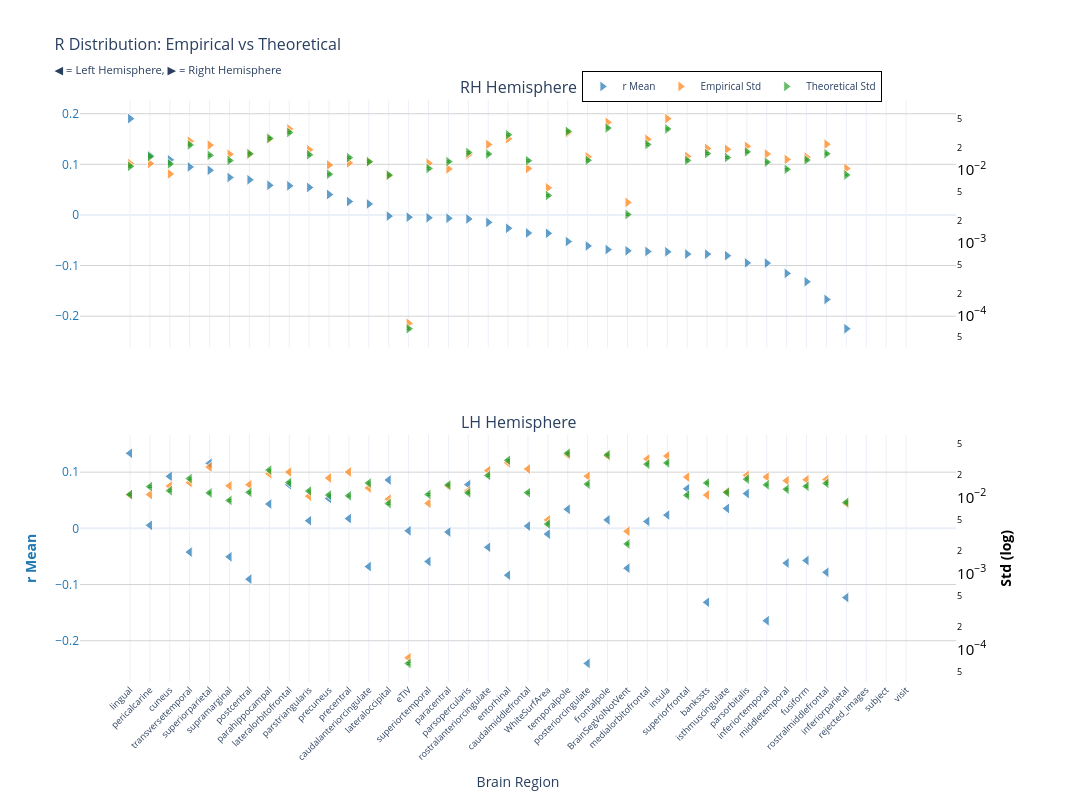
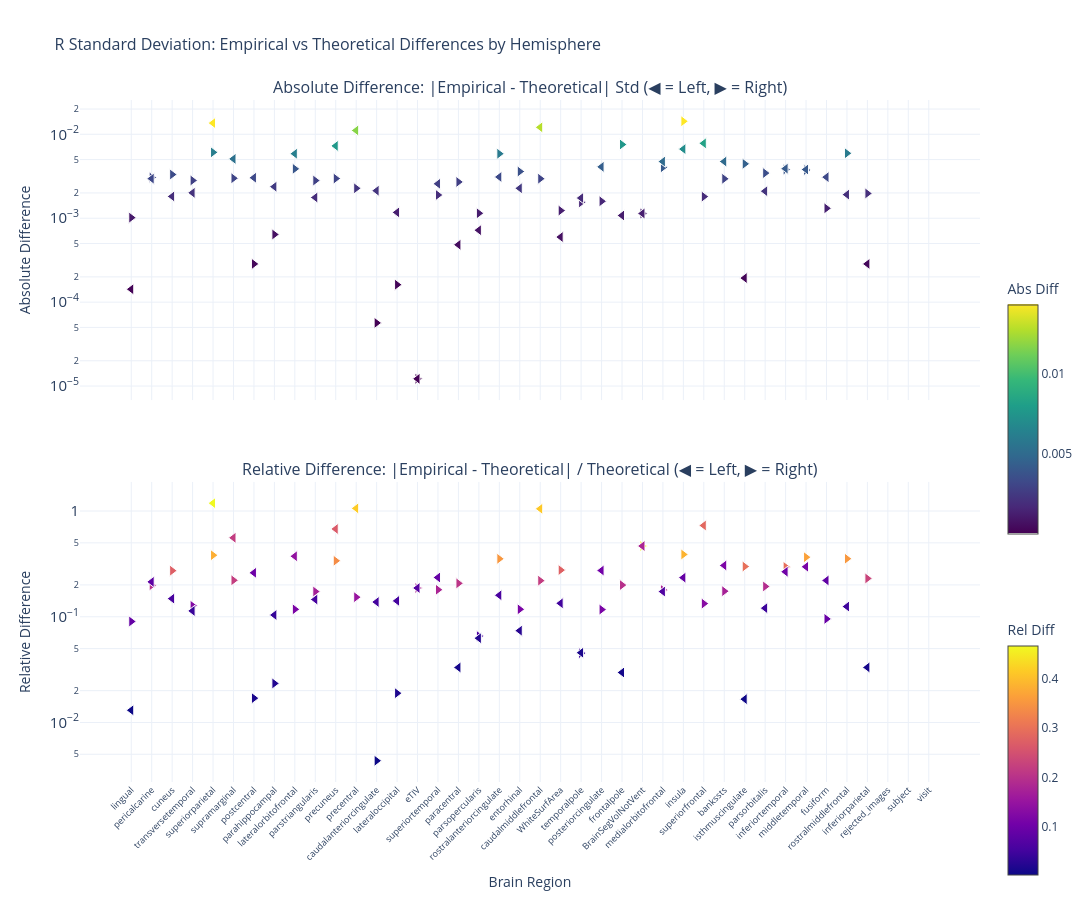

Write notebook code for charts like these, in order.
### Markdown cell above
### F-statistic

### Code cell
nu_nav = df_npvr[(df_npvr["timepoint"] == "baseline") & (df_npvr["group"] == "HC-PD")]
data_path = stats_dir / f"partial_correlation_baseline_{METRIC}.parquet"
df, stats = get_test_stats(
    data_path,
    stat_functions_F,
    nu_nav,
    hemisphere=True,
    study="baseline",
    raw_values=True,
)
show_figure(stats, hemisphere=True, stat_name="r", study="baseline", metric=METRIC)

### Figure 1 — Plotly figure (JSON) as saved in the notebook; plotly's stock layout.template omitted (floating-point values rounded to 4 significant figures)
{"data": [{"hovertemplate": "<b>%{x}</b><br>Mean r: %{y:.2f}<br><extra></extra>", "legendgroup": "mean", "marker": {"color": "#1f77b4", "line": {"color": "white", "width": 1}, "opacity": 0.7, "size": 10, "symbol": "triangle-right"}, "mode": "markers", "name": "r Mean", "showlegend": true, "type": "scatter", "x": ["lingual", "pericalcarine", "cuneus", "transversetemporal", "superiorparietal", "supramarginal", "postcentral", "parahippocampal", "lateralorbitofrontal", "parstriangularis", "precuneus", "precentral", "caudalanteriorcingulate", "lateraloccipital", "eTIV", "superiortemporal", "paracentral", "parsopercularis", "rostralanteriorcingulate", "entorhinal", "caudalmiddlefrontal", "WhiteSurfArea", "temporalpole", "posteriorcingulate", "frontalpole", "BrainSegVolNotVent", "medialorbitofrontal", "insula", "superiorfrontal", "bankssts", "isthmuscingulate", "parsorbitalis", "inferiortemporal", "middletemporal", "fusiform", "rostralmiddlefrontal", "inferiorparietal", "rejected_images", "subject", "visit"], "xaxis": "x", "y": [0.1904, 0.1175, 0.1089, 0.09487, 0.08828, 0.07405, 0.06952, 0.05856, 0.0576, 0.05434, 0.04032, 0.02655, 0.02174, -0.002281, -0.004403, -0.005586, -0.00656, -0.007861, -0.01466, -0.02632, -0.03566, -0.03634, -0.05253, -0.06123, -0.06848, -0.07087, -0.07219, -0.07288, -0.07733, -0.07739, -0.08053, -0.09473, -0.09518, -0.1155, -0.132, -0.1669, -0.2248, NaN, NaN, NaN], "yaxis": "y"}, {"hovertemplate": "<b>%{x}</b><br>Empirical Std: %{y:.3f}<br><extra></extra>", "legendgroup": "empirical", "marker": {"color": "#ff7f0e", "line": {"color": "white", "width": 1}, "opacity": 0.7, "size": 10, "symbol": "triangle-right"}, "mode": "markers", "name": "Empirical Std", "showlegend": true, "type": "scatter", "x": ["lingual", "pericalcarine", "cuneus", "transversetemporal", "superiorparietal", "supramarginal", "postcentral", "parahippocampal", "lateralorbitofrontal", "parstriangularis", "precuneus", "precentral", "caudalanteriorcingulate", "lateraloccipital", "eTIV", "superiortemporal", "paracentral", "parsopercularis", "rostralanteriorcingulate", "entorhinal", "caudalmiddlefrontal", "WhiteSurfArea", "temporalpole", "posteriorcingulate", "frontalpole", "BrainSegVolNotVent", "medialorbitofrontal", "insula", "superiorfrontal", "bankssts", "isthmuscingulate", "parsorbitalis", "inferiortemporal", "middletemporal", "fusiform", "rostralmiddlefrontal", "inferiorparietal", "rejected_images", "subject", "visit"], "xaxis": "x", "y": [0.01229, 0.01231, 0.008846, 0.02501, 0.02205, 0.01653, 0.01652, 0.02672, 0.03686, 0.01905, 0.01174, 0.01256, 0.01307, 0.008364, 7.738e-05, 0.0124, 0.01037, 0.01631, 0.02249, 0.02704, 0.01052, 0.005695, 0.0326, 0.01521, 0.04549, 0.00358, 0.02654, 0.05116, 0.0154, 0.01985, 0.01933, 0.02128, 0.01667, 0.014, 0.01506, 0.02273, 0.01054, NaN, NaN, NaN], "yaxis": "y2"}, {"error_y": {"array": [0.0003158, 0.0004304, 0.0003408, 0.0006217, 0.0004471, 0.0003792, 0.0004709, 0.0007665, 0.0009241, 0.000455, 0.0002458, 0.0004157, 0.0003647, 0.0002389, 1.827e-06, 0.0002944, 0.0003663, 0.000489, 0.0004656, 0.0008586, 0.0003775, 0.000125, 0.0009566, 0.0003815, 0.001063, 6.84e-05, 0.0006306, 0.001032, 0.0003807, 0.0004734, 0.0004171, 0.0004994, 0.0003604, 0.0002873, 0.0003853, 0.0004705, 0.0002401, NaN, NaN, NaN], "arrayminus": [0.000307, 0.0004184, 0.0003314, 0.0006044, 0.0004347, 0.0003687, 0.0004578, 0.0007452, 0.0008985, 0.0004424, 0.000239, 0.0004042, 0.0003546, 0.0002322, 1.776e-06, 0.0002862, 0.0003562, 0.0004754, 0.0004527, 0.0008348, 0.000367, 0.0001216, 0.0009301, 0.0003709, 0.001033, 6.65e-05, 0.0006131, 0.001004, 0.0003702, 0.0004603, 0.0004055, 0.0004856, 0.0003504, 0.0002793, 0.0003746, 0.0004575, 0.0002334, NaN, NaN, NaN], "color": "#2ca02c", "thickness": 1, "type": "data", "visible": true, "width": 2}, "hovertemplate": "<b>%{x}</b><br>Theoretical Std: %{y:.3f}<br><extra></extra>", "legendgroup": "theoretical", "marker": {"color": "#2ca02c", "line": {"color": "white", "width": 1}, "opacity": 0.7, "size": 10, "symbol": "triangle-right"}, "mode": "markers", "name": "Theoretical Std", "showlegend": true, "type": "scatter", "x": ["lingual", "pericalcarine", "cuneus", "transversetemporal", "superiorparietal", "supramarginal", "postcentral", "parahippocampal", "lateralorbitofrontal", "parstriangularis", "precuneus", "precentral", "caudalanteriorcingulate", "lateraloccipital", "eTIV", "superiortemporal", "paracentral", "parsopercularis", "rostralanteriorcingulate", "entorhinal", "caudalmiddlefrontal", "WhiteSurfArea", "temporalpole", "posteriorcingulate", "frontalpole", "BrainSegVolNotVent", "medialorbitofrontal", "insula", "superiorfrontal", "bankssts", "isthmuscingulate", "parsorbitalis", "inferiortemporal", "middletemporal", "fusiform", "rostralmiddlefrontal", "inferiorparietal", "rejected_images", "subject", "visit"], "xaxis": "x", "y": [0.01127, 0.01536, 0.01216, 0.02219, 0.01596, 0.01353, 0.01681, 0.02736, 0.03298, 0.01624, 0.008773, 0.01484, 0.01302, 0.008526, 6.519e-05, 0.01051, 0.01308, 0.01745, 0.01662, 0.03065, 0.01347, 0.004462, 0.03414, 0.01362, 0.03793, 0.002441, 0.02251, 0.03685, 0.01359, 0.0169, 0.01489, 0.01783, 0.01286, 0.01025, 0.01375, 0.01679, 0.008569, NaN, NaN, NaN], "yaxis": "y2"}, {"hovertemplate": "<b>%{x}</b><br>Mean r: %{y:.2f}<br><extra></extra>", "legendgroup": "mean", "marker": {"color": "#1f77b4", "line": {"color": "white", "width": 1}, "opacity": 0.7, "size": 10, "symbol": "triangle-left"}, "mode": "markers", "name": "r Mean", "showlegend": false, "type": "scatter", "x": ["lingual", "superiorparietal", "cuneus", "lateraloccipital", "parsopercularis", "lateralorbitofrontal", "superiorfrontal", "parsorbitalis", "precuneus", "parahippocampal", "isthmuscingulate", "temporalpole", "insula", "precentral", "frontalpole", "parstriangularis", "medialorbitofrontal", "pericalcarine", "caudalmiddlefrontal", "eTIV", "paracentral", "WhiteSurfArea", "rostralanteriorcingulate", "transversetemporal", "supramarginal", "fusiform", "superiortemporal", "middletemporal", "caudalanteriorcingulate", "BrainSegVolNotVent", "rostralmiddlefrontal", "entorhinal", "postcentral", "inferiorparietal", "bankssts", "inferiortemporal", "posteriorcingulate", "rejected_images", "subject", "visit"], "xaxis": "x2", "y": [0.1336, 0.1157, 0.09253, 0.08607, 0.07794, 0.07748, 0.07052, 0.06194, 0.05326, 0.04332, 0.03544, 0.03388, 0.02363, 0.01738, 0.01508, 0.01365, 0.01237, 0.005412, 0.004052, -0.004403, -0.006578, -0.01019, -0.03366, -0.04224, -0.05063, -0.05721, -0.05897, -0.06179, -0.06798, -0.07087, -0.07819, -0.08327, -0.09036, -0.1231, -0.1315, -0.1644, -0.2403, NaN, NaN, NaN], "yaxis": "y3"}, {"hovertemplate": "<b>%{x}</b><br>Empirical Std: %{y:.3f}<br><extra></extra>", "legendgroup": "empirical", "marker": {"color": "#ff7f0e", "line": {"color": "white", "width": 1}, "opacity": 0.7, "size": 10, "symbol": "triangle-left"}, "mode": "markers", "name": "Empirical Std", "showlegend": false, "type": "scatter", "x": ["lingual", "superiorparietal", "cuneus", "lateraloccipital", "parsopercularis", "lateralorbitofrontal", "superiorfrontal", "parsorbitalis", "precuneus", "parahippocampal", "isthmuscingulate", "temporalpole", "insula", "precentral", "frontalpole", "parstriangularis", "medialorbitofrontal", "pericalcarine", "caudalmiddlefrontal", "eTIV", "paracentral", "WhiteSurfArea", "rostralanteriorcingulate", "transversetemporal", "supramarginal", "fusiform", "superiortemporal", "middletemporal", "caudalanteriorcingulate", "BrainSegVolNotVent", "rostralmiddlefrontal", "entorhinal", "postcentral", "inferiorparietal", "bankssts", "inferiortemporal", "posteriorcingulate", "rejected_images", "subject", "visit"], "xaxis": "x2", "y": [0.01078, 0.02507, 0.01408, 0.009482, 0.0122, 0.02158, 0.01851, 0.0195, 0.01802, 0.02049, 0.01184, 0.03638, 0.03511, 0.02161, 0.03521, 0.01036, 0.03208, 0.0109, 0.02365, 7.738e-05, 0.01408, 0.005046, 0.02253, 0.01567, 0.01422, 0.0171, 0.008365, 0.01663, 0.01331, 0.00358, 0.01722, 0.02853, 0.0147, 0.008314, 0.01076, 0.01854, 0.01904, NaN, NaN, NaN], "yaxis": "y4"}, {"error_y": {"array": [0.000306, 0.0003212, 0.0003434, 0.0002328, 0.0003217, 0.0004401, 0.0002998, 0.0004875, 0.0003011, 0.0006407, 0.0003262, 0.001068, 0.000797, 0.000294, 0.001017, 0.0003398, 0.0007662, 0.0003884, 0.0003233, 1.827e-06, 0.0004081, 0.0001247, 0.0005444, 0.0004952, 0.0002557, 0.0003926, 0.0003064, 0.0003592, 0.0004324, 6.84e-05, 0.0004289, 0.0008631, 0.0003267, 0.0002409, 0.0004343, 0.0004101, 0.0004187, NaN, NaN, NaN], "arrayminus": [0.0002975, 0.0003123, 0.0003339, 0.0002263, 0.0003128, 0.0004279, 0.0002915, 0.000474, 0.0002928, 0.000623, 0.0003172, 0.001038, 0.0007749, 0.0002858, 0.0009885, 0.0003304, 0.000745, 0.0003777, 0.0003143, 1.776e-06, 0.0003968, 0.0001212, 0.0005293, 0.0004815, 0.0002486, 0.0003817, 0.0002979, 0.0003493, 0.0004204, 6.65e-05, 0.000417, 0.0008392, 0.0003176, 0.0002342, 0.0004223, 0.0003987, 0.0004071, NaN, NaN, NaN], "color": "#2ca02c", "thickness": 1, "type": "data", "visible": true, "width": 2}, "hovertemplate": "<b>%{x}</b><br>Theoretical Std: %{y:.3f}<br><extra></extra>", "legendgroup": "theoretical", "marker": {"color": "#2ca02c", "line": {"color": "white", "width": 1}, "opacity": 0.7, "size": 10, "symbol": "triangle-left"}, "mode": "markers", "name": "Theoretical Std", "showlegend": false, "type": "scatter", "x": ["lingual", "superiorparietal", "cuneus", "lateraloccipital", "parsopercularis", "lateralorbitofrontal", "superiorfrontal", "parsorbitalis", "precuneus", "parahippocampal", "isthmuscingulate", "temporalpole", "insula", "precentral", "frontalpole", "parstriangularis", "medialorbitofrontal", "pericalcarine", "caudalmiddlefrontal", "eTIV", "paracentral", "WhiteSurfArea", "rostralanteriorcingulate", "transversetemporal", "supramarginal", "fusiform", "superiortemporal", "middletemporal", "caudalanteriorcingulate", "BrainSegVolNotVent", "rostralmiddlefrontal", "entorhinal", "postcentral", "inferiorparietal", "bankssts", "inferiortemporal", "posteriorcingulate", "rejected_images", "subject", "visit"], "xaxis": "x2", "y": [0.01092, 0.01146, 0.01226, 0.008308, 0.01148, 0.01571, 0.0107, 0.0174, 0.01075, 0.02287, 0.01164, 0.03812, 0.02845, 0.01049, 0.03629, 0.01213, 0.02735, 0.01386, 0.01154, 6.519e-05, 0.01457, 0.00445, 0.01943, 0.01768, 0.009127, 0.01401, 0.01094, 0.01282, 0.01543, 0.002441, 0.01531, 0.03081, 0.01166, 0.008599, 0.0155, 0.01464, 0.01495, NaN, NaN, NaN], "yaxis": "y4"}], "layout": {"annotations": [{"font": {"size": 16}, "showarrow": false, "text": "RH Hemisphere", "x": 0.47, "xanchor": "center", "xref": "paper", "y": 1, "yanchor": "bottom", "yref": "paper"}, {"font": {"size": 16}, "showarrow": false, "text": "LH Hemisphere", "x": 0.47, "xanchor": "center", "xref": "paper", "y": 0.425, "yanchor": "bottom", "yref": "paper"}], "height": 800, "hovermode": "x", "legend": {"bgcolor": "rgba(255, 255, 255, 0.9)", "bordercolor": "black", "borderwidth": 1, "font": {"size": 10}, "orientation": "h", "x": 0.7, "xanchor": "center", "y": 1.05}, "title": {"font": {"size": 16}, "text": "R Distribution: Empirical vs Theoretical<br><sub>◀ = Left Hemisphere, ▶ = Right Hemisphere</sub>"}, "width": 1400, "xaxis": {"anchor": "y", "domain": [0, 0.94], "matches": "x2", "showticklabels": false}, "xaxis2": {"anchor": "y3", "domain": [0, 0.94], "tickangle": -45, "tickfont": {"size": 9}, "title": {"text": "Brain Region"}}, "yaxis": {"anchor": "x", "domain": [0.575, 1], "gridcolor": "lightgray", "showgrid": true, "tickfont": {"color": "#1f77b4"}, "title": {"font": {"color": "#1f77b4"}, "text": ""}}, "yaxis2": {"anchor": "x", "exponentformat": "power", "overlaying": "y", "showgrid": false, "side": "right", "tickfont": {"color": "black"}, "title": {"font": {"color": "black"}, "text": ""}, "type": "log"}, "yaxis3": {"anchor": "x2", "domain": [0, 0.425], "gridcolor": "lightgray", "showgrid": true, "tickfont": {"color": "#1f77b4"}, "title": {"font": {"color": "#1f77b4"}, "text": "<b>r Mean</b>"}}, "yaxis4": {"anchor": "x2", "exponentformat": "power", "overlaying": "y3", "showgrid": false, "side": "right", "tickfont": {"color": "black"}, "title": {"font": {"color": "black"}, "text": "<b>Std (log)</b>"}, "type": "log"}}}

### Figure 2 — Plotly figure (JSON) as saved in the notebook; plotly's stock layout.template omitted (floating-point values rounded to 4 significant figures)
{"data": [{"hovertemplate": "<b>%{x}</b><br>Hemisphere: %{text}<br>Abs Diff: %{y:.4f}<br><extra></extra>", "legendgroup": "abs_rh", "marker": {"color": [0.001016, 0.003052, 0.003319, 0.002818, 0.006096, 0.002994, 0.0002854, 0.0006402, 0.003876, 0.002812, 0.00297, 0.002273, 5.656e-05, 0.0001614, 1.219e-05, 0.001892, 0.002706, 0.001145, 0.005867, 0.003603, 0.002957, 0.001233, 0.001545, 0.001592, 0.007559, 0.001139, 0.004039, 0.01431, 0.001809, 0.00295, 0.004444, 0.00345, 0.003809, 0.003751, 0.001312, 0.005942, 0.001974, NaN, NaN, NaN], "colorbar": {"len": 0.4, "title": {"text": "Abs Diff"}, "y": 0.75, "yanchor": "top"}, "colorscale": [[0, "#440154"], [0.1111, "#482878"], [0.2222, "#3e4989"], [0.3333, "#31688e"], [0.4444, "#26828e"], [0.5556, "#1f9e89"], [0.6667, "#35b779"], [0.7778, "#6ece58"], [0.8889, "#b5de2b"], [1, "#fde725"]], "line": {"color": "white", "width": 1}, "showscale": true, "size": 10, "symbol": "triangle-right"}, "mode": "markers", "name": "Absolute (rh)", "showlegend": false, "text": ["rh", "rh", "rh", "rh", "rh", "rh", "rh", "rh", "rh", "rh", "rh", "rh", "rh", "rh", "rh", "rh", "rh", "rh", "rh", "rh", "rh", "rh", "rh", "rh", "rh", "rh", "rh", "rh", "rh", "rh", "rh", "rh", "rh", "rh", "rh", "rh", "rh", "rh", "rh", "rh"], "type": "scatter", "x": ["lingual", "pericalcarine", "cuneus", "transversetemporal", "superiorparietal", "supramarginal", "postcentral", "parahippocampal", "lateralorbitofrontal", "parstriangularis", "precuneus", "precentral", "caudalanteriorcingulate", "lateraloccipital", "eTIV", "superiortemporal", "paracentral", "parsopercularis", "rostralanteriorcingulate", "entorhinal", "caudalmiddlefrontal", "WhiteSurfArea", "temporalpole", "posteriorcingulate", "frontalpole", "BrainSegVolNotVent", "medialorbitofrontal", "insula", "superiorfrontal", "bankssts", "isthmuscingulate", "parsorbitalis", "inferiortemporal", "middletemporal", "fusiform", "rostralmiddlefrontal", "inferiorparietal", "rejected_images", "subject", "visit"], "xaxis": "x", "y": [0.001016, 0.003052, 0.003319, 0.002818, 0.006096, 0.002994, 0.0002854, 0.0006402, 0.003876, 0.002812, 0.00297, 0.002273, 5.656e-05, 0.0001614, 1.219e-05, 0.001892, 0.002706, 0.001145, 0.005867, 0.003603, 0.002957, 0.001233, 0.001545, 0.001592, 0.007559, 0.001139, 0.004039, 0.01431, 0.001809, 0.00295, 0.004444, 0.00345, 0.003809, 0.003751, 0.001312, 0.005942, 0.001974, NaN, NaN, NaN], "yaxis": "y"}, {"hovertemplate": "<b>%{x}</b><br>Hemisphere: %{text}<br>Rel Diff: %{y:.2%}<br><extra></extra>", "legendgroup": "rel_rh", "marker": {"color": [0.09019, 0.1987, 0.2728, 0.127, 0.382, 0.2212, 0.01698, 0.0234, 0.1175, 0.1732, 0.3385, 0.1532, 0.004345, 0.01893, 0.187, 0.1801, 0.2069, 0.06563, 0.3531, 0.1176, 0.2195, 0.2762, 0.04526, 0.1169, 0.1993, 0.4666, 0.1795, 0.3883, 0.1331, 0.1746, 0.2986, 0.1935, 0.2961, 0.3658, 0.09541, 0.3538, 0.2303, NaN, NaN, NaN], "colorbar": {"len": 0.4, "title": {"text": "Rel Diff"}, "y": 0.25, "yanchor": "top"}, "colorscale": [[0, "#0d0887"], [0.1111, "#46039f"], [0.2222, "#7201a8"], [0.3333, "#9c179e"], [0.4444, "#bd3786"], [0.5556, "#d8576b"], [0.6667, "#ed7953"], [0.7778, "#fb9f3a"], [0.8889, "#fdca26"], [1, "#f0f921"]], "line": {"color": "white", "width": 1}, "showscale": true, "size": 10, "symbol": "triangle-right"}, "mode": "markers", "name": "Relative (rh)", "showlegend": false, "text": ["rh", "rh", "rh", "rh", "rh", "rh", "rh", "rh", "rh", "rh", "rh", "rh", "rh", "rh", "rh", "rh", "rh", "rh", "rh", "rh", "rh", "rh", "rh", "rh", "rh", "rh", "rh", "rh", "rh", "rh", "rh", "rh", "rh", "rh", "rh", "rh", "rh", "rh", "rh", "rh"], "type": "scatter", "x": ["lingual", "pericalcarine", "cuneus", "transversetemporal", "superiorparietal", "supramarginal", "postcentral", "parahippocampal", "lateralorbitofrontal", "parstriangularis", "precuneus", "precentral", "caudalanteriorcingulate", "lateraloccipital", "eTIV", "superiortemporal", "paracentral", "parsopercularis", "rostralanteriorcingulate", "entorhinal", "caudalmiddlefrontal", "WhiteSurfArea", "temporalpole", "posteriorcingulate", "frontalpole", "BrainSegVolNotVent", "medialorbitofrontal", "insula", "superiorfrontal", "bankssts", "isthmuscingulate", "parsorbitalis", "inferiortemporal", "middletemporal", "fusiform", "rostralmiddlefrontal", "inferiorparietal", "rejected_images", "subject", "visit"], "xaxis": "x2", "y": [0.09019, 0.1987, 0.2728, 0.127, 0.382, 0.2212, 0.01698, 0.0234, 0.1175, 0.1732, 0.3385, 0.1532, 0.004345, 0.01893, 0.187, 0.1801, 0.2069, 0.06563, 0.3531, 0.1176, 0.2195, 0.2762, 0.04526, 0.1169, 0.1993, 0.4666, 0.1795, 0.3883, 0.1331, 0.1746, 0.2986, 0.1935, 0.2961, 0.3658, 0.09541, 0.3538, 0.2303, NaN, NaN, NaN], "yaxis": "y2"}, {"hovertemplate": "<b>%{x}</b><br>Hemisphere: %{text}<br>Abs Diff: %{y:.4f}<br><extra></extra>", "legendgroup": "abs_lh", "marker": {"color": [0.0001425, 0.0136, 0.001818, 0.001174, 0.00072, 0.005869, 0.007808, 0.002099, 0.007272, 0.002375, 0.0001936, 0.001741, 0.006666, 0.01112, 0.001078, 0.001765, 0.004733, 0.002963, 0.01211, 1.219e-05, 0.0004825, 0.0005967, 0.003102, 0.002007, 0.005092, 0.003088, 0.002571, 0.003807, 0.002127, 0.001139, 0.001911, 0.002275, 0.003036, 0.0002853, 0.004738, 0.0039, 0.004093, NaN, NaN, NaN], "colorbar": {"len": 0.4, "title": {"text": "Abs Diff"}, "y": 0.75, "yanchor": "top"}, "colorscale": [[0, "#440154"], [0.1111, "#482878"], [0.2222, "#3e4989"], [0.3333, "#31688e"], [0.4444, "#26828e"], [0.5556, "#1f9e89"], [0.6667, "#35b779"], [0.7778, "#6ece58"], [0.8889, "#b5de2b"], [1, "#fde725"]], "line": {"color": "white", "width": 1}, "showscale": false, "size": 10, "symbol": "triangle-left"}, "mode": "markers", "name": "Absolute (lh)", "showlegend": false, "text": ["lh", "lh", "lh", "lh", "lh", "lh", "lh", "lh", "lh", "lh", "lh", "lh", "lh", "lh", "lh", "lh", "lh", "lh", "lh", "lh", "lh", "lh", "lh", "lh", "lh", "lh", "lh", "lh", "lh", "lh", "lh", "lh", "lh", "lh", "lh", "lh", "lh", "lh", "lh", "lh"], "type": "scatter", "x": ["lingual", "superiorparietal", "cuneus", "lateraloccipital", "parsopercularis", "lateralorbitofrontal", "superiorfrontal", "parsorbitalis", "precuneus", "parahippocampal", "isthmuscingulate", "temporalpole", "insula", "precentral", "frontalpole", "parstriangularis", "medialorbitofrontal", "pericalcarine", "caudalmiddlefrontal", "eTIV", "paracentral", "WhiteSurfArea", "rostralanteriorcingulate", "transversetemporal", "supramarginal", "fusiform", "superiortemporal", "middletemporal", "caudalanteriorcingulate", "BrainSegVolNotVent", "rostralmiddlefrontal", "entorhinal", "postcentral", "inferiorparietal", "bankssts", "inferiortemporal", "posteriorcingulate", "rejected_images", "subject", "visit"], "xaxis": "x", "y": [0.0001425, 0.0136, 0.001818, 0.001174, 0.00072, 0.005869, 0.007808, 0.002099, 0.007272, 0.002375, 0.0001936, 0.001741, 0.006666, 0.01112, 0.001078, 0.001765, 0.004733, 0.002963, 0.01211, 1.219e-05, 0.0004825, 0.0005967, 0.003102, 0.002007, 0.005092, 0.003088, 0.002571, 0.003807, 0.002127, 0.001139, 0.001911, 0.002275, 0.003036, 0.0002853, 0.004738, 0.0039, 0.004093, NaN, NaN, NaN], "yaxis": "y"}, {"hovertemplate": "<b>%{x}</b><br>Hemisphere: %{text}<br>Rel Diff: %{y:.2%}<br><extra></extra>", "legendgroup": "rel_lh", "marker": {"color": [0.01304, 1.187, 0.1484, 0.1413, 0.0627, 0.3736, 0.7297, 0.1207, 0.6766, 0.1039, 0.01663, 0.04568, 0.2343, 1.06, 0.0297, 0.1456, 0.1731, 0.2137, 1.049, 0.187, 0.03312, 0.1341, 0.1597, 0.1135, 0.558, 0.2204, 0.2351, 0.2969, 0.1378, 0.4666, 0.1248, 0.07385, 0.2604, 0.03318, 0.3057, 0.2665, 0.2738, NaN, NaN, NaN], "colorbar": {"len": 0.4, "title": {"text": "Rel Diff"}, "y": 0.25, "yanchor": "top"}, "colorscale": [[0, "#0d0887"], [0.1111, "#46039f"], [0.2222, "#7201a8"], [0.3333, "#9c179e"], [0.4444, "#bd3786"], [0.5556, "#d8576b"], [0.6667, "#ed7953"], [0.7778, "#fb9f3a"], [0.8889, "#fdca26"], [1, "#f0f921"]], "line": {"color": "white", "width": 1}, "showscale": false, "size": 10, "symbol": "triangle-left"}, "mode": "markers", "name": "Relative (lh)", "showlegend": false, "text": ["lh", "lh", "lh", "lh", "lh", "lh", "lh", "lh", "lh", "lh", "lh", "lh", "lh", "lh", "lh", "lh", "lh", "lh", "lh", "lh", "lh", "lh", "lh", "lh", "lh", "lh", "lh", "lh", "lh", "lh", "lh", "lh", "lh", "lh", "lh", "lh", "lh", "lh", "lh", "lh"], "type": "scatter", "x": ["lingual", "superiorparietal", "cuneus", "lateraloccipital", "parsopercularis", "lateralorbitofrontal", "superiorfrontal", "parsorbitalis", "precuneus", "parahippocampal", "isthmuscingulate", "temporalpole", "insula", "precentral", "frontalpole", "parstriangularis", "medialorbitofrontal", "pericalcarine", "caudalmiddlefrontal", "eTIV", "paracentral", "WhiteSurfArea", "rostralanteriorcingulate", "transversetemporal", "supramarginal", "fusiform", "superiortemporal", "middletemporal", "caudalanteriorcingulate", "BrainSegVolNotVent", "rostralmiddlefrontal", "entorhinal", "postcentral", "inferiorparietal", "bankssts", "inferiortemporal", "posteriorcingulate", "rejected_images", "subject", "visit"], "xaxis": "x2", "y": [0.01304, 1.187, 0.1484, 0.1413, 0.0627, 0.3736, 0.7297, 0.1207, 0.6766, 0.1039, 0.01663, 0.04568, 0.2343, 1.06, 0.0297, 0.1456, 0.1731, 0.2137, 1.049, 0.187, 0.03312, 0.1341, 0.1597, 0.1135, 0.558, 0.2204, 0.2351, 0.2969, 0.1378, 0.4666, 0.1248, 0.07385, 0.2604, 0.03318, 0.3057, 0.2665, 0.2738, NaN, NaN, NaN], "yaxis": "y2"}], "layout": {"annotations": [{"font": {"size": 16}, "showarrow": false, "text": "Absolute Difference: |Empirical - Theoretical| Std (◀ = Left, ▶ = Right)", "x": 0.5, "xanchor": "center", "xref": "paper", "y": 1, "yanchor": "bottom", "yref": "paper"}, {"font": {"size": 16}, "showarrow": false, "text": "Relative Difference: |Empirical - Theoretical| / Theoretical (◀ = Left, ▶ = Right)", "x": 0.5, "xanchor": "center", "xref": "paper", "y": 0.44, "yanchor": "bottom", "yref": "paper"}], "height": 900, "hovermode": "x unified", "showlegend": false, "title": {"font": {"size": 16}, "text": "R Standard Deviation: Empirical vs Theoretical Differences by Hemisphere"}, "width": 1400, "xaxis": {"anchor": "y", "domain": [0, 1], "showticklabels": false}, "xaxis2": {"anchor": "y2", "domain": [0, 1], "tickangle": -45, "tickfont": {"size": 9}, "title": {"text": "Brain Region"}}, "yaxis": {"anchor": "x", "domain": [0.56, 1], "exponentformat": "power", "title": {"text": "Absolute Difference"}, "type": "log"}, "yaxis2": {"anchor": "x2", "domain": [0, 0.44], "exponentformat": "power", "title": {"text": "Relative Difference"}, "type": "log"}}}
